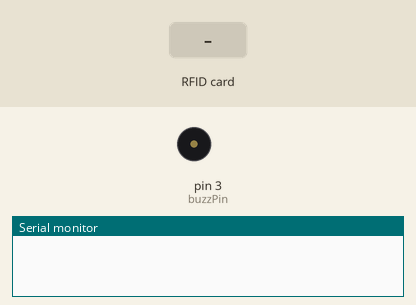
This sketch was run on a simulated Arduino Uno, built with avr-gcc and run on an emulated ATmega328P. Parts: buzzer (waves = sounding), the last lines printed to the serial monitor. The inputs (shaded band) are chosen by the test bench.

Above: at 1.2 s.
1.3 s: RFID card 5E 7A 19 C4 held to the reader
At 1.9 s:
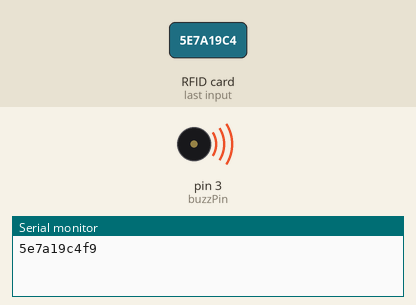
Timing chart, 0 to 4.3 s (numbered marks = the images above; inputs shaded):
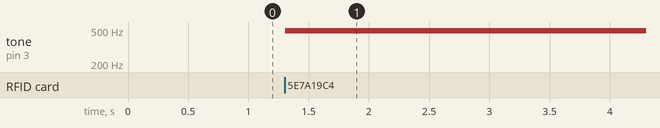

The sketch:

RFID_UNO.ino
```cpp
//#include <Keyboard.h>
#include <SPI.h>
#include <RFID.h>

#define SS_PIN 10
#define RST_PIN 9

RFID rfid(SS_PIN, RST_PIN);

int buzzPin = 3;

// Setup variables:
int serNum0;
int serNum1;
int serNum2;
int serNum3;
int serNum4;

void setup()
{
Serial.begin(9600);
SPI.begin();
rfid.init();

//Keyboard.begin();
}

void loop()
{

if (rfid.isCard()) {
if (rfid.readCardSerial()) {
if (rfid.serNum[0] != serNum0
&& rfid.serNum[1] != serNum1
&& rfid.serNum[2] != serNum2
&& rfid.serNum[3] != serNum3
&& rfid.serNum[4] != serNum4
) {
/* With a new cardnumber, show it. */
//Serial.println(" ");
//Serial.println("Card found");
serNum0 = rfid.serNum[0];
serNum1 = rfid.serNum[1];
serNum2 = rfid.serNum[2];
serNum3 = rfid.serNum[3];
serNum4 = rfid.serNum[4];


String thisString = String(rfid.serNum[0], HEX);

thisString += String(rfid.serNum[1], HEX);
thisString += String(rfid.serNum[2], HEX);
thisString += String(rfid.serNum[3], HEX);
thisString += String(rfid.serNum[4], HEX);

Serial.println(thisString);

//buzzer
analogWrite(3,20);
delay(5000);
analogWrite(3,0);
} else {
/* If we have the same ID, just write a dot. */
//Serial.println(".");

}
}
}

rfid.halt();
}
```

Measured:
- after the input at 1.3 s, tone on pin 3 (buzzPin): silent → 490 Hz at once
